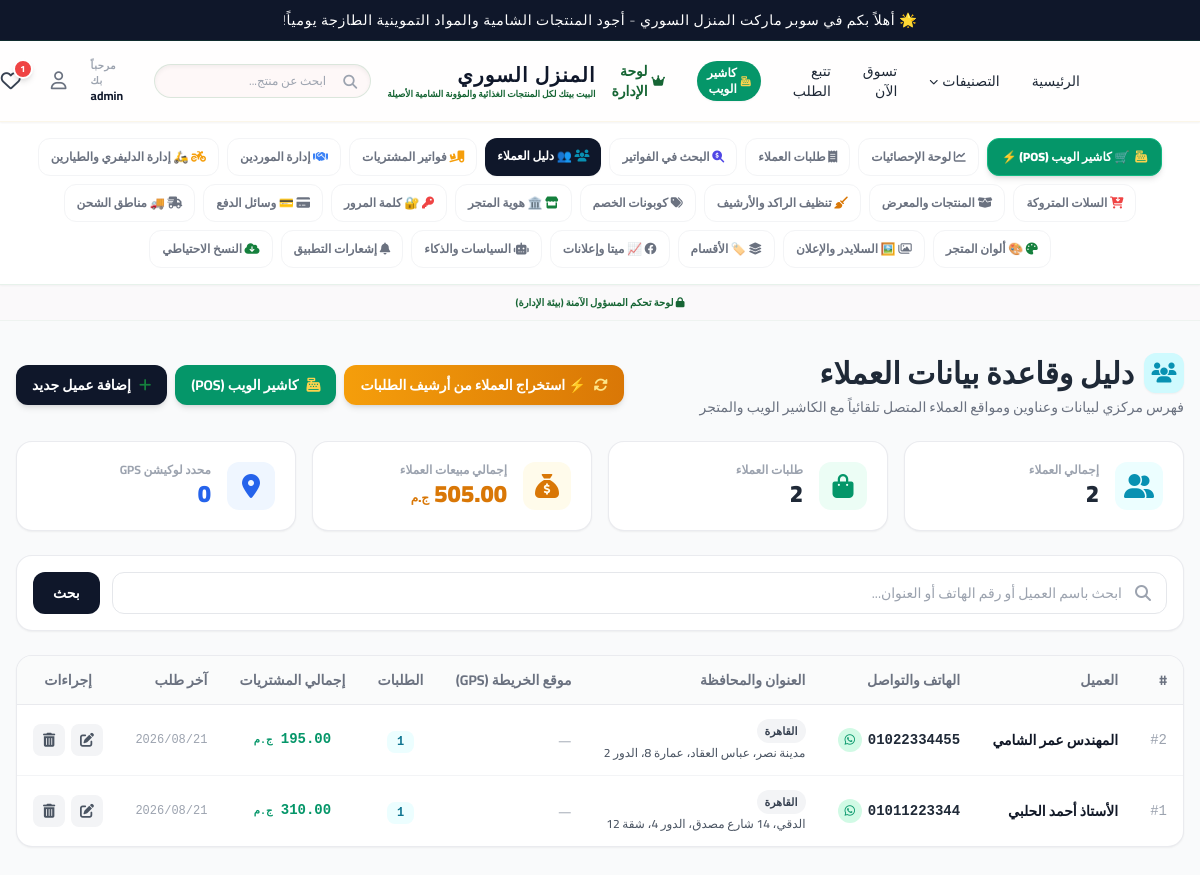
Screenshot of /admin_customers.php (signed in) with the database file from the repository.
### tables this page shows
CREATE TABLE customers (
                id INTEGER PRIMARY KEY AUTOINCREMENT,
                name VARCHAR(150) NOT NULL,
                phone VARCHAR(50) NOT NULL UNIQUE,
                phone2 VARCHAR(50) DEFAULT NULL,
                address TEXT DEFAULT NULL,
                governorate VARCHAR(100) DEFAULT NULL,
                delivery_lat VARCHAR(50) DEFAULT NULL,
                delivery_lng VARCHAR(50) DEFAULT NULL,
                delivery_distance_km DECIMAL(10,2) DEFAULT NULL,
                email VARCHAR(255) DEFAULT NULL,
                notes TEXT DEFAULT NULL,
                total_orders INTEGER DEFAULT 0,
                total_spent DECIMAL(10,2) DEFAULT 0.00,
                last_order_date VARCHAR(50) DEFAULT NULL,
                created_at TIMESTAMP DEFAULT CURRENT_TIMESTAMP
            );

### admin_customers.php (the view, shortened to what this page needs)
<?php
require_once 'config.php';
try {
    $pdo->exec("CREATE TABLE IF NOT EXISTS customers (
        id INT AUTO_INCREMENT PRIMARY KEY,
        name VARCHAR(150) NOT NULL,
        phone VARCHAR(50) NOT NULL UNIQUE,
        phone2 VARCHAR(50) DEFAULT NULL,
        address TEXT DEFAULT NULL,
        governorate VARCHAR(100) DEFAULT NULL,
        delivery_lat VARCHAR(50) DEFAULT NULL,
        delivery_lng VARCHAR(50) DEFAULT NULL,
        delivery_distance_km DECIMAL(10,2) DEFAULT NULL,
        email VARCHAR(255) DEFAULT NULL,
        notes TEXT DEFAULT NULL,
        total_orders INT DEFAULT 0,
        total_spent DECIMAL(10,2) DEFAULT 0.00,
        last_order_date DATETIME DEFAULT NULL,
        created_at TIMESTAMP DEFAULT CURRENT_TIMESTAMP
    ) ENGINE=InnoDB DEFAULT CHARSET=utf8mb4 COLLATE=utf8mb4_unicode_ci");
} catch (Exception $e) {
    try {
        $pdo->exec("CREATE TABLE IF NOT EXISTS customers (
            id INTEGER PRIMARY KEY AUTOINCREMENT,
            name VARCHAR(150) NOT NULL,
            phone VARCHAR(50) NOT NULL UNIQUE,
            phone2 VARCHAR(50) DEFAULT NULL,
            address TEXT DEFAULT NULL,
            governorate VARCHAR(100) DEFAULT NULL,
            delivery_lat VARCHAR(50) DEFAULT NULL,
            delivery_lng VARCHAR(50) DEFAULT NULL,
            delivery_distance_km DECIMAL(10,2) DEFAULT NULL,
            email VARCHAR(255) DEFAULT NULL,
            notes TEXT DEFAULT NULL,
            total_orders INTEGER DEFAULT 0,
            total_spent DECIMAL(10,2) DEFAULT 0.00,
            last_order_date VARCHAR(50) DEFAULT NULL,
            created_at TIMESTAMP DEFAULT CURRENT_TIMESTAMP
        )");
    } catch (Exception $e2) {}
}
$search = trim($_GET['search'] ?? '');
$params = [];
$where_sql = '';
$count_stmt = $pdo->prepare("SELECT COUNT(*) FROM customers $where_sql");
$count_stmt->execute($params);
$total_customers = (int)$count_stmt->fetchColumn();
$limit = 50;
$page = max(1, (int)($_GET['page'] ?? 1));
$offset = ($page - 1) * $limit;
$list_stmt = $pdo->prepare("SELECT * FROM customers $where_sql ORDER BY total_orders DESC, id DESC LIMIT $limit OFFSET $offset");
$list_stmt->execute($params);
$customers = $list_stmt->fetchAll(PDO::FETCH_ASSOC);
$stat_orders = (int)$pdo->query("SELECT COALESCE(SUM(total_orders), 0) FROM customers")->fetchColumn();
$stat_spent = (float)$pdo->query("SELECT COALESCE(SUM(total_spent), 0) FROM customers")->fetchColumn();
$stat_gps = (int)$pdo->query("SELECT COUNT(*) FROM customers WHERE delivery_lat IS NOT NULL AND delivery_lat != ''")->fetchColumn();
require_once 'header.php';
?>
<div class="bg-gray-50 min-h-screen pb-16">
    <?php require_once 'admin_nav.php'; ?>
    <div class="container mx-auto max-w-7xl px-4 py-8">
        <div class="flex flex-col md:flex-row md:items-center justify-between gap-4 mb-6">
            <div>
                <h1 class="text-2xl md:text-3xl font-black text-gray-800 flex items-center gap-2.5">
                    <span class="w-10 h-10 rounded-xl bg-cyan-100 text-cyan-600 flex items-center justify-center text-xl shadow-sm">
                        <i class="fa-solid fa-users"></i>
                    </span>
                    دليل وقاعدة بيانات العملاء
                </h1>
                <p class="text-sm text-gray-500 mt-1">فهرس مركزي لبيانات وعناوين ومواقع العملاء المتصل تلقائياً مع الكاشير الويب والمتجر</p>
            </div>
            <div class="flex flex-wrap items-center gap-2">
                <form method="POST" onsubmit="return confirm('هل تريد استخراج وتجميع بيانات العملاء من كافة طلبات المتجر السابقة وتحديث السجلات؟');">
                    <button type="submit" name="sync_from_orders" class="bg-gradient-to-r from-amber-500 to-amber-600 hover:from-amber-600 hover:to-amber-700 text-white font-bold px-4 py-2.5 rounded-xl shadow-md transition flex items-center gap-2 text-xs md:text-sm">
                        <i class="fa-solid fa-rotate text-amber-200"></i>
                        ⚡ استخراج العملاء من أرشيف الطلبات
                    </button>
                </form>
                <a href="/pos/" target="_blank" class="bg-emerald-600 hover:bg-emerald-700 text-white font-bold px-4 py-2.5 rounded-xl shadow-md transition flex items-center gap-2 text-xs md:text-sm">
                    <i class="fa-solid fa-cash-register text-amber-300"></i>
                    كاشير الويب (POS)
                </a>
                <button onclick="document.getElementById('addModal').classList.remove('hidden')" class="bg-royal-charcoal hover:bg-black text-white font-bold px-4 py-2.5 rounded-xl shadow-md transition flex items-center gap-2 text-xs md:text-sm">
                    <i class="fa-solid fa-plus text-royal-gold"></i>
                    إضافة عميل جديد
                </button>
            </div>
        </div>
        <div class="grid grid-cols-2 md:grid-cols-4 gap-4 mb-6">
            <div class="bg-white p-5 rounded-2xl border border-gray-200/80 shadow-sm flex items-center gap-4">
                <div class="w-12 h-12 rounded-xl bg-cyan-50 text-cyan-600 flex items-center justify-center text-2xl">
                    <i class="fa-solid fa-user-group"></i>
                </div>
                <div>
                    <div class="text-xs text-gray-400 font-bold">إجمالي العملاء</div>
                    <div class="text-2xl font-black text-gray-800"><?php echo number_format($total_customers); ?></div>
                </div>
            </div>
            <div class="bg-white p-5 rounded-2xl border border-gray-200/80 shadow-sm flex items-center gap-4">
                <div class="w-12 h-12 rounded-xl bg-emerald-50 text-emerald-600 flex items-center justify-center text-2xl">
                    <i class="fa-solid fa-bag-shopping"></i>
                </div>
                <div>
                    <div class="text-xs text-gray-400 font-bold">طلبات العملاء</div>
                    <div class="text-2xl font-black text-gray-800"><?php echo number_format($stat_orders); ?></div>
                </div>
            </div>
            <div class="bg-white p-5 rounded-2xl border border-gray-200/80 shadow-sm flex items-center gap-4">
                <div class="w-12 h-12 rounded-xl bg-amber-50 text-amber-600 flex items-center justify-center text-2xl">
                    <i class="fa-solid fa-sack-dollar"></i>
                </div>
                <div>
                    <div class="text-xs text-gray-400 font-bold">إجمالي مبيعات العملاء</div>
                    <div class="text-2xl font-black text-amber-600"><?php echo number_format($stat_spent, 2); ?> <span class="text-xs">ج.م</span></div>
                </div>
            </div>
            <div class="bg-white p-5 rounded-2xl border border-gray-200/80 shadow-sm flex items-center gap-4">
                <div class="w-12 h-12 rounded-xl bg-blue-50 text-blue-600 flex items-center justify-center text-2xl">
                    <i class="fa-solid fa-location-dot"></i>
                </div>
                <div>
                    <div class="text-xs text-gray-400 font-bold">محدد لوكيشن GPS</div>
                    <div class="text-2xl font-black text-blue-600"><?php echo number_format($stat_gps); ?></div>
                </div>
            </div>
        </div>
        <div class="bg-white p-4 rounded-2xl border border-gray-200/80 shadow-sm mb-6">
            <form method="GET" class="flex flex-col sm:flex-row gap-3">
                <div class="relative flex-1">
                    <i class="fa-solid fa-magnifying-glass absolute right-4 top-1/2 -translate-y-1/2 text-gray-400"></i>
                    <input type="text" name="search" value="<?php echo htmlspecialchars($search); ?>" placeholder="ابحث باسم العميل أو رقم الهاتف أو العنوان..." class="w-full pr-11 pl-4 py-2.5 rounded-xl border border-gray-200 text-sm focus:border-royal-gold focus:ring-1 focus:ring-royal-gold outline-none">
                </div>
                <div class="flex gap-2">
                    <button type="submit" class="bg-royal-charcoal hover:bg-black text-white font-bold px-5 py-2.5 rounded-xl text-sm transition">
                        بحث
                    </button>
                </div>
            </form>
        </div>
        <div class="bg-white rounded-2xl border border-gray-200/80 shadow-sm overflow-hidden">
            <div class="overflow-x-auto">
                <table class="w-full text-right text-xs md:text-sm">
                    <thead>
                        <tr class="bg-gray-50/80 border-b border-gray-200/80 text-gray-500 font-bold">
                            <th class="py-3.5 px-4">#</th>
                            <th class="py-3.5 px-4">العميل</th>
                            <th class="py-3.5 px-4">الهاتف والتواصل</th>
                            <th class="py-3.5 px-4">العنوان والمحافظة</th>
                            <th class="py-3.5 px-4">موقع الخريطة (GPS)</th>
                            <th class="py-3.5 px-4 text-center">الطلبات</th>
                            <th class="py-3.5 px-4 text-center">إجمالي المشتريات</th>
                            <th class="py-3.5 px-4">آخر طلب</th>
                            <th class="py-3.5 px-4 text-center">إجراءات</th>
                        </tr>
                    </thead>
                    <tbody class="divide-y divide-gray-100 font-medium text-gray-700">
                        <?php if (empty($customers)): ?>
                            <tr>
                                <td colspan="9" class="py-12 text-center text-gray-400">
                                    <i class="fa-solid fa-user-slash text-4xl block mb-2 text-gray-300"></i>
                                    لا يوجد عملاء مسجلين حالياً تطابق بحثك.
                                </td>
                            </tr>
                        <?php else: ?>
                            <?php foreach ($customers as $c): ?>
                                <tr class="hover:bg-gray-50/60 transition">
                                    <td class="py-3.5 px-4 text-gray-400 font-mono">#<?php echo $c['id']; ?></td>
                                    <td class="py-3.5 px-4">
                                        <div class="font-bold text-gray-900"><?php echo htmlspecialchars($c['name']); ?></div>
                                    </td>
                                    <td class="py-3.5 px-4">
                                        <div class="flex items-center gap-1.5 font-mono text-gray-800 font-bold">
                                            <a href="tel:<?php echo htmlspecialchars($c['phone']); ?>" class="hover:text-cyan-600">
                                                <?php echo htmlspecialchars($c['phone']); ?>
                                            </a>
                                            <?php
                                            $wa_phone = preg_replace('/[^\d]/', '', $c['phone']);
                                            if (strpos($wa_phone, '0') === 0) $wa_phone = '2' . $wa_phone;
                                            ?>
                                            <a href="https://wa.me/<?php echo $wa_phone; ?>" target="_blank" class="w-6 h-6 rounded-full bg-emerald-100 text-emerald-600 hover:bg-emerald-200 flex items-center justify-center text-xs" title="مراسلة واتساب">
                                                <i class="fa-brands fa-whatsapp"></i>
                                            </a>
                                        </div>
                                    </td>
                                    <td class="py-3.5 px-4">
                                        <span class="inline-block bg-gray-100 text-gray-700 text-[11px] px-2 py-0.5 rounded-full font-bold mb-0.5">
                                            <?php echo htmlspecialchars($c['governorate'] ?? 'القاهرة'); ?>
                                        </span>
                                        <div class="text-xs text-gray-600 max-w-xs truncate" title="<?php echo htmlspecialchars($c['address'] ?? ''); ?>">
                                            <?php echo htmlspecialchars($c['address'] ?? '—'); ?>
                                        </div>
                                    </td>
                                    <td class="py-3.5 px-4">
                                        <?php if (!empty($c['delivery_lat']) && !empty($c['delivery_lng'])): ?>
                                            <a href="https://www.google.com/maps?q=<?php echo $c['delivery_lat']; ?>,<?php echo $c['delivery_lng']; ?>" target="_blank" class="inline-flex items-center gap-1.5 bg-blue-50 text-blue-700 hover:bg-blue-100 border border-blue-200/80 px-2.5 py-1 rounded-lg text-xs font-bold transition shadow-xs">
                                                <i class="fa-solid fa-map-location-dot text-blue-500"></i>
                                                عرض الخريطة
                                            </a>
                                            <?php if (!empty($c['delivery_distance_km'])): ?>
                                                <div class="text-[10px] text-gray-400 mt-0.5 font-mono">
                                                    <?php echo number_format($c['delivery_distance_km'], 1); ?> كم
                                                </div>
                                            <?php endif; ?>
                                        <?php else: ?>
                                            <span class="text-gray-400 text-xs">—</span>
                                        <?php endif; ?>
                                    </td>
                                    <td class="py-3.5 px-4 text-center font-bold">
                                        <span class="bg-cyan-50 text-cyan-700 px-2.5 py-1 rounded-lg text-xs font-mono font-black">
                                            <?php echo (int)$c['total_orders']; ?>
                                        </span>
                                    </td>
                                    <td class="py-3.5 px-4 text-center font-bold font-mono text-emerald-600">
                                        <?php echo number_format((float)$c['total_spent'], 2); ?> <span class="text-[10px]">ج.م</span>
                                    </td>
                                    <td class="py-3.5 px-4 text-gray-400 text-xs font-mono">
                                        <?php echo !empty($c['last_order_date']) ? date('Y/m/d', strtotime($c['last_order_date'])) : '—'; ?>
                                    </td>
                                    <td class="py-3.5 px-4 text-center">
                                        <div class="flex items-center justify-center gap-1.5">
                                            <button onclick='openEditModal(<?php echo json_encode($c, JSON_HEX_TAG | JSON_HEX_APOS | JSON_HEX_QUOT | JSON_HEX_AMP); ?>)' class="w-8 h-8 rounded-lg bg-gray-100 hover:bg-cyan-50 text-gray-600 hover:text-cyan-600 flex items-center justify-center transition" title="تعديل العميل">
                                                <i class="fa-solid fa-pen-to-square"></i>
                                            </button>
                                            <a href="admin_customers.php?delete=<?php echo $c['id']; ?>" onclick="return confirm('هل أنت متأكد من حذف هذا العميل نهائياً؟');" class="w-8 h-8 rounded-lg bg-gray-100 hover:bg-red-50 text-gray-600 hover:text-red-600 flex items-center justify-center transition" title="حذف العميل">
                                                <i class="fa-solid fa-trash-can"></i>
                                            </a>
                                        </div>
                                    </td>
                                </tr>
                            <?php endforeach; ?>
                        <?php endif; ?>
                    </tbody>
                </table>
            </div>
        </div>
    </div>
</div>
<?php require_once 'footer.php'; ?>

### rows the page displays
customers: id "2", name "المهندس عمر الشامي", phone "01022334455", governorate "القاهرة", address "مدينة نصر، عباس العقاد، عمارة 8، الدور 2", total_orders "1", total_spent "195.00", last_order_date "2026/08/21"
customers: id "1", name "الأستاذ أحمد الحلبي", phone "01011223344", governorate "القاهرة", address "الدقي، 14 شارع مصدق، الدور 4، شقة 12", total_orders "1", total_spent "310.00", last_order_date "2026/08/21"

### other values shown
$announcement_bar "🌟 أهلاً بكم في سوبر ماركت المنزل السوري - أجود المنتجات الشامية والمواد التموينية الطازجة يومياً!"
$settings['store_name'] "المنزل السوري"
$settings['store_tagline'] "البيت بيتك لكل المنتجات الغذائية والمؤونة الشامية الأصيلة"
$_SESSION['username'] "admin"
$wishlist_count "1"
$total_customers "2"
$stat_orders "2"
$stat_spent "505.00"
$stat_gps "0"
